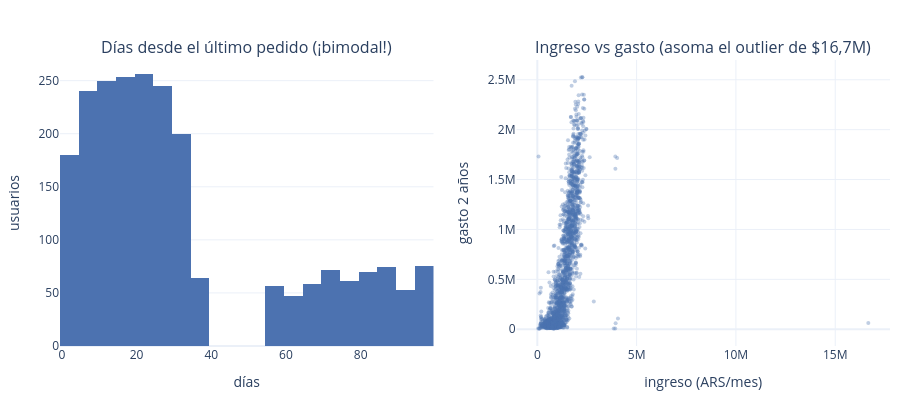

The code cell stored with this chart in its notebook:
### Markdown cell above
**El hallazgo clave del EDA:** los *días desde el último pedido* no son una montaña, son **dos** — hay activos y hay quienes se están yendo. Esa segunda joroba es la que después separa a los dormidos.

### Code cell
gt=df[gastos].sum(axis=1)
fig=make_subplots(rows=1,cols=2,subplot_titles=('Días desde el último pedido (¡bimodal!)','Ingreso vs gasto (asoma el outlier de $16,7M)'))
fig.add_trace(go.Histogram(x=df['dias_desde_ultimo_pedido'],nbinsx=40,marker_color='#4C72B0'),row=1,col=1)
fig.add_trace(go.Scatter(x=df['ingreso_estimado'],y=gt,mode='markers',marker=dict(size=4,opacity=0.35,color='#4C72B0'),
    hovertemplate='ingreso %{x:$,.0f}<br>gasto %{y:$,.0f}<extra></extra>'),row=1,col=2)
fig.update_xaxes(title_text='días',row=1,col=1); fig.update_yaxes(title_text='usuarios',row=1,col=1)
fig.update_xaxes(title_text='ingreso (ARS/mes)',row=1,col=2); fig.update_yaxes(title_text='gasto 2 años',row=1,col=2)
fig.update_layout(showlegend=False,title=''); fijar(fig,400); fig.show()

### Figure 1 — Plotly figure (JSON) as saved in the notebook; plotly's stock layout.template omitted (floating-point values rounded to 4 significant figures; data arrays with more than 128 entries replaced by an {"elided": "..."} marker saying what was removed)
{"data": [{"marker": {"color": "#4C72B0"}, "nbinsx": 40, "type": "histogram", "x": {"elided": "2255 int values"}, "xaxis": "x", "yaxis": "y"}, {"hovertemplate": "ingreso %{x:$,.0f}<br>gasto %{y:$,.0f}<extra></extra>", "marker": {"color": "#4C72B0", "opacity": 0.35, "size": 4}, "mode": "markers", "type": "scatter", "x": {"elided": "2255 float values"}, "xaxis": "x2", "y": {"elided": "2255 int values"}, "yaxis": "y2"}], "layout": {"annotations": [{"font": {"size": 16}, "showarrow": false, "text": "Días desde el último pedido (¡bimodal!)", "x": 0.225, "xanchor": "center", "xref": "paper", "y": 1.0, "yanchor": "bottom", "yref": "paper"}, {"font": {"size": 16}, "showarrow": false, "text": "Ingreso vs gasto (asoma el outlier de $16,7M)", "x": 0.775, "xanchor": "center", "xref": "paper", "y": 1.0, "yanchor": "bottom", "yref": "paper"}], "autosize": false, "height": 400, "margin": {"b": 40, "l": 60, "r": 30, "t": 60}, "showlegend": false, "title": {"text": ""}, "width": 920, "xaxis": {"anchor": "y", "domain": [0.0, 0.45], "title": {"text": "días"}}, "xaxis2": {"anchor": "y2", "domain": [0.55, 1.0], "title": {"text": "ingreso (ARS/mes)"}}, "yaxis": {"anchor": "x", "domain": [0.0, 1.0], "title": {"text": "usuarios"}}, "yaxis2": {"anchor": "x2", "domain": [0.0, 1.0], "title": {"text": "gasto 2 años"}}}}
